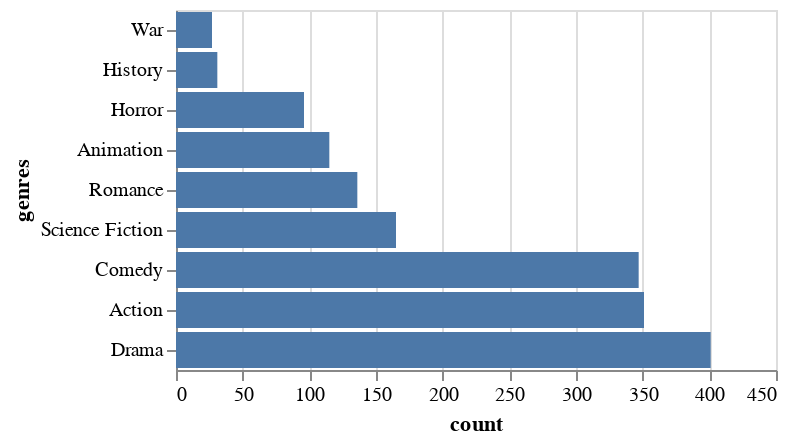

Notebook code cell kept with this figure:
### Markdown cell above
<div class="alert alert-warning" style="color:black">

### Question 3.5 (Optional)
rubric={viz:0.5,accuracy:0.5}

<h4>Python</h4>
<p>Remember that boxplots hide how many observations there are in each group, so you would need to check this manually. Before coding this answer, glance at your plot above again and reflect for yourself: which do you think is the biggest and smallest category and how many observations does there appear to be in each? Can you tell at all?</p>
<p>Now let’s find out the answers to those questions. Make a barplot with the counts on the x-axis and the genres on the y-axis sorted after count and with the biggest bar closest to the x-axis.</p>
 
</div>

### Code cell
# YOUR ANSWER GOES HERE
import altair as alt

genre_counts = (movies.explode("genres").groupby("genres").size().reset_index(name="count")
)

alt.Chart(genre_counts).mark_bar().encode(x=alt.X("count:Q"),y=alt.Y("genres:N", sort=alt.SortField(field="count", order="ascending"))
)

### Figure 1 — Vega specification as saved in the notebook (floating-point values rounded to 4 significant figures)
{"$schema": "https://vega.github.io/schema/vega/v6.json", "data": [{"name": "source_0"}, {"name": "data_0", "values": [{"count_end": 351.0, "count_start": 0.0, "genres": "Action"}, {"count_end": 115.0, "count_start": 0.0, "genres": "Animation"}, {"count_end": 347.0, "count_start": 0.0, "genres": "Comedy"}, {"count_end": 401.0, "count_start": 0.0, "genres": "Drama"}, {"count_end": 31.0, "count_start": 0.0, "genres": "History"}, {"count_end": 96.0, "count_start": 0.0, "genres": "Horror"}, {"count_end": 136.0, "count_start": 0.0, "genres": "Romance"}, {"count_end": 165.0, "count_start": 0.0, "genres": "Science Fiction"}, {"count_end": 27.0, "count_start": 0.0, "genres": "War"}]}, {"name": "source_0_y_domain_genres", "values": [{"genres": "Action", "sort_field": 351}, {"genres": "Animation", "sort_field": 115}, {"genres": "Comedy", "sort_field": 347}, {"genres": "Drama", "sort_field": 401}, {"genres": "History", "sort_field": 31}, {"genres": "Horror", "sort_field": 96}, {"genres": "Romance", "sort_field": 136}, {"genres": "Science Fiction", "sort_field": 165}, {"genres": "War", "sort_field": 27}]}], "signals": [{"name": "y_step", "value": 20}, {"name": "height", "update": "bandspace(domain('y').length, 0.1, 0.05) * y_step"}], "marks": [{"type": "rect", "name": "marks", "from": {"data": "data_0"}, "encode": {"update": {"x2": {"field": "count_start", "scale": "x"}, "height": {"signal": "max(0.25, bandwidth('y'))"}, "x": {"field": "count_end", "scale": "x"}, "y": {"field": "genres", "scale": "y"}, "fill": {"value": "#4c78a8"}}}, "style": ["bar"]}], "scales": [{"name": "x", "type": "linear", "domain": {"data": "data_0", "fields": ["count_start", "count_end"]}, "range": [0, {"signal": "width"}], "nice": true, "zero": true}, {"name": "y", "type": "band", "domain": {"data": "source_0_y_domain_genres", "field": "genres", "sort": {"op": "max", "field": "sort_field"}}, "range": {"step": {"signal": "y_step"}}, "paddingOuter": 0.05, "paddingInner": 0.1}], "axes": [{"scale": "x", "orient": "bottom", "ticks": false, "labels": false, "minExtent": 0, "tickCount": {"signal": "ceil(width/40)"}, "gridScale": "y", "grid": true, "domain": false, "maxExtent": 0, "zindex": 0, "aria": false}, {"scale": "x", "tickCount": {"signal": "ceil(width/40)"}, "grid": false, "title": "count", "labelFlush": true, "zindex": 0, "labelOverlap": true, "orient": "bottom"}, {"scale": "y", "zindex": 0, "orient": "left", "title": "genres", "grid": false}], "width": 300, "padding": 5, "style": "cell", "background": "white"}
